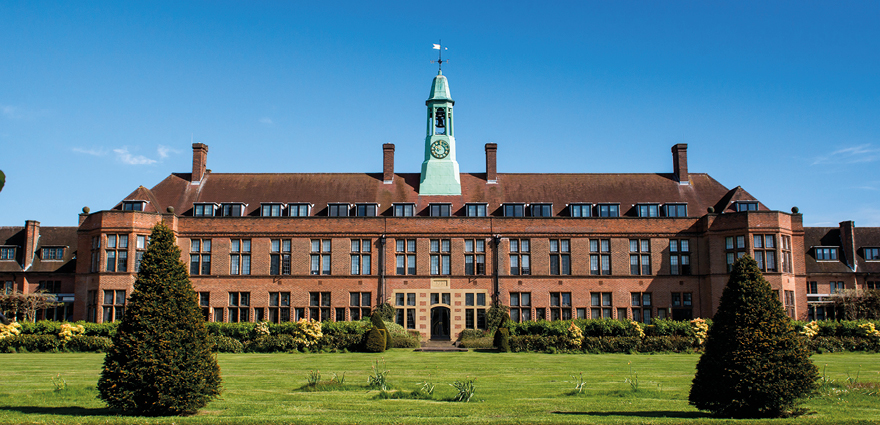
#> input picture lhu.jpg, 880 x 425 px, found by its file name
$ python Computer_vision_4.py
#> lines starting #> are read from the running program, lines starting #| are printed output that depends on the picture
import cv2
import numpy as np
import matplotlib.pyplot as plt

# BASIC IMAGE PROCESSING
lhu_img = cv2.imread('C:/Users/tancs/PycharmProjects/Computer vision/lhu.jpg')
#> lhu_img is the input picture: shape (425, 880, 3); mean B, G, R 123, 116.8, 88.5

# Resize using the function cv2.resize
# (0, 0) no explicit size given
# Using scaling factors fx and fy parameters
# The image will be half the size of the original
lhu_resize = cv2.resize(lhu_img, (0, 0), fx = 0.5, fy = 0.5)
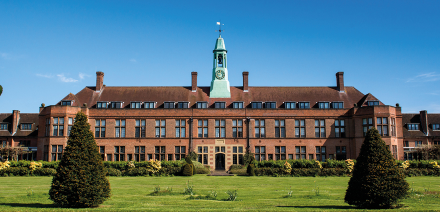
#> lhu_resize: shape (212, 440, 3); mean B, G, R 123.4, 116.9, 88.6


# Displaying resized image
cv2.imshow('Original uni image', lhu_img)
cv2.imshow('Resized uni image', lhu_resize)

cv2.waitKey(0)
cv2.destroyAllWindows()

# EDGE DETECTION
# Read the image
cat_img = cv2.imread('C:/Users/tancs/PycharmProjects/Computer vision/kittyyy.jpg')
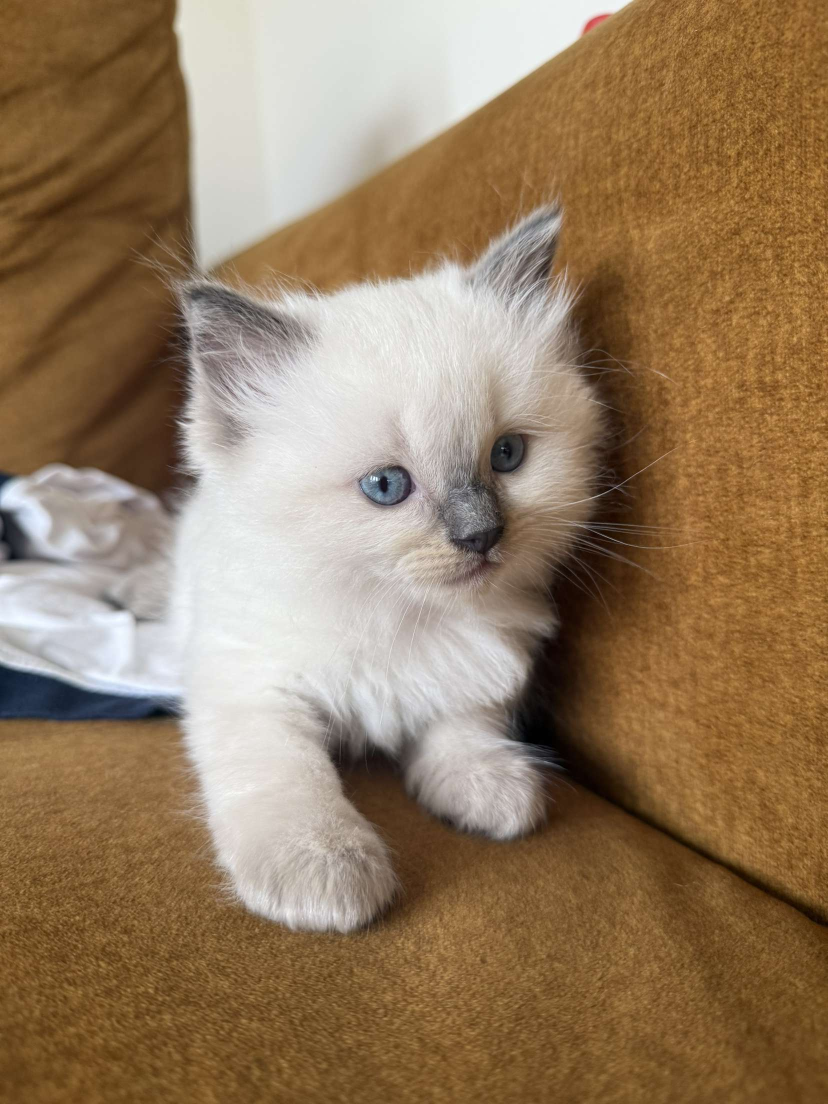
#> input picture kittyyy.jpg, 1656 x 2208 px, found by its file name (shown at 1/2 size)
#> cat_img is the input picture: shape (2208, 1656, 3); mean B, G, R 96, 124.2, 148.9

# Convert from BGR to RGB
# Matplotlib takes RGB
cat_rgb = cv2.cvtColor(cat_img, cv2.COLOR_BGR2RGB)

# Apply Canny edge detection
# --> pixels with intensity gradients within the thresholds are considered edges
edge_detection = cv2.Canny(image = cat_img, threshold1=50, threshold2=100 )
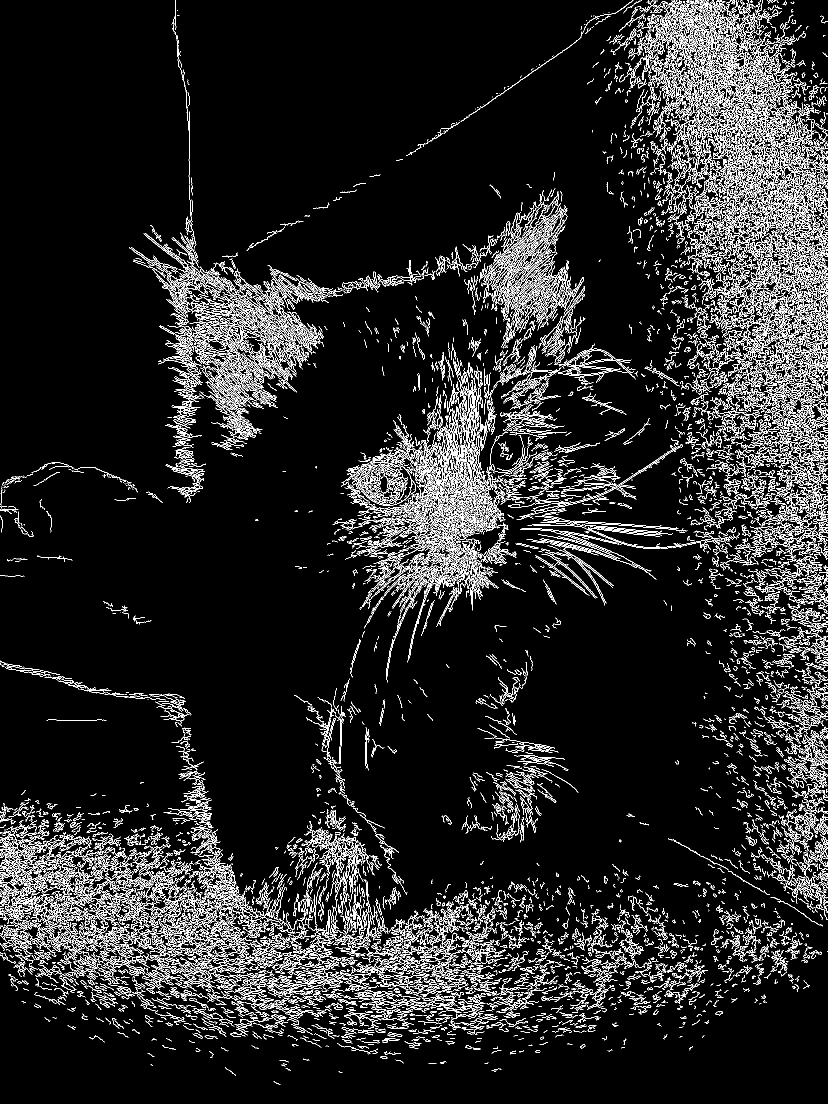
#> edge_detection: shape (2208, 1656) (shown at 1/2 size); 9.1% white in thin lines or dots

# Creating subplots
# 1 row and 2 columns of subplots
# figsize() sets the size of the figure, width and height
fig, axs = plt.subplots(1, 2, figsize=(7, 4))

# Plot original cat in the first subplot
axs[0].imshow(cat_rgb)
axs[0].set_title('Original cat')

# Plot the edges of the cat
# cmap = 'gray' for rendering
axs[1].imshow(edge_detection, cmap = 'gray')
axs[1].set_title('Edges cat')

# Remove the ticks from the subplots
for ax in axs:
    ax.set_xticks([])
    ax.set_yticks([])

# Display
plt.tight_layout()
plt.show()
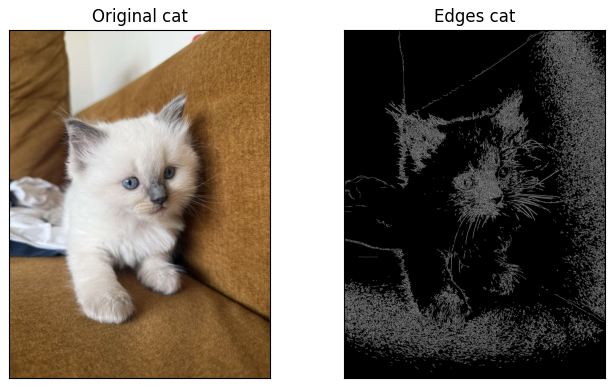
#> figure drawn by matplotlib, 2 panels
